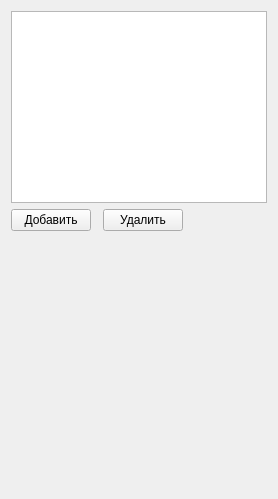
         <widget class="QWidget" name="tabPaymentScheme">
          <attribute name="title">
           <string>Именной договор</string>
          </attribute>
          <layout class="QGridLayout" name="gridLayout_7">
           <item row="1" column="0">
            <widget class="QPushButton" name="btnAddPaymentScheme">
             <property name="text">
              <string>Добавить</string>
             </property>
            </widget>
           </item>
           <item row="2" column="2">
            <spacer name="verticalAssignedContractSpacer">
             <property name="orientation">
              <enum>Qt::Vertical</enum>
             </property>
             <property name="sizeHint" stdset="0">
              <size>
               <width>20</width>
               <height>257</height>
              </size>
             </property>
            </spacer>
           </item>
           <item row="1" column="3">
            <spacer name="horizontalAssignedContractSpacer">
             <property name="orientation">
              <enum>Qt::Horizontal</enum>
             </property>
             <property name="sizeHint" stdset="0">
              <size>
               <width>40</width>
               <height>20</height>
              </size>
             </property>
            </spacer>
           </item>
           <item row="0" column="0" colspan="4">
            <widget class="CInDocTableView" name="tblPaymentScheme"/>
           </item>
           <item row="1" column="2">
            <widget class="QPushButton" name="btnDelPaymentScheme">
             <property name="text">
              <string>Удалить</string>
             </property>
            </widget>
           </item>
          </layout>
         </widget>
